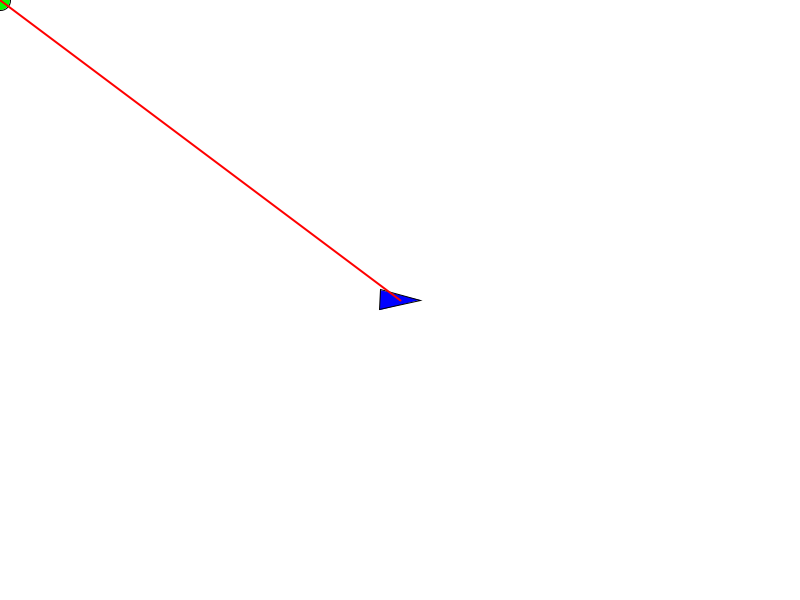
Frame 1 (no input)
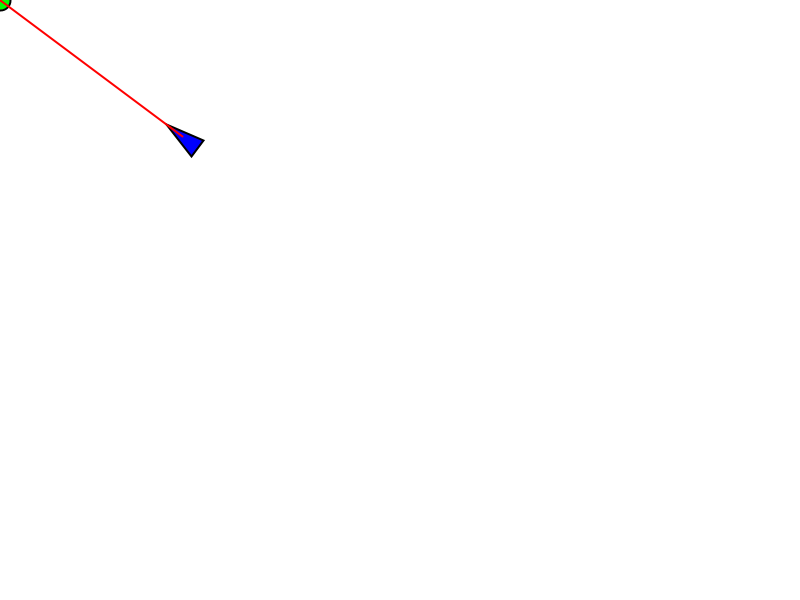
Frame 60 (the mouse pressed at the canvas centre just before this capture)
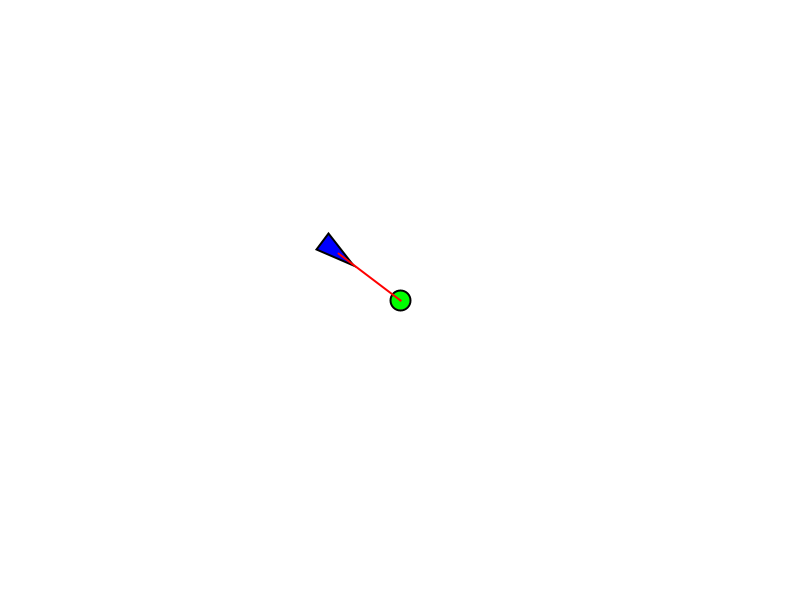
Frame 120 (the mouse held since frame 60 and released just before this capture)

The Processing sketch that drew these frames (run headless with seeded random() and noise(); from frame 60 on, the mouse is pressed at the canvas centre):

// Processing sketch: strategic_pursuit
// ── strategic_pursuit.pde
Predator p;
Target t;

void setup() {
  size(800, 600);
  p = new Predator(width/2,height/2);
  t = new Target(mouseX,mouseY);
}

void draw() {
  background(255);
  
  t.update();
  t.display();
  p.pursue(t);
  p.display_self();
  p.display_plan();
  p.update();
}
// ── Predator.pde
class Predator {
  PVector pos, vel, acc, prev, predict;
  float maxspeed, maxforce, r;
  //float[][] memory;
  
  Predator(float x, float y) {
    pos = new PVector(x,y);
    vel = new PVector(0,0);
    acc = new PVector(0,0);
    maxspeed = 5;
    maxforce = 0.5;
    //memory = new float[2][2];
    prev = new PVector(0,0);
    predict = new PVector(0,0);
  }
    
  void pursue(Target t) {
    PVector direct = PVector.sub(t.pos,pos);
    float eta = (-vel.mag()+sqrt(vel.mag()*vel.mag()+2*maxforce*direct.mag())/maxforce);
    direct.setMag(maxspeed);
    
    predict = PVector.sub(t.pos,prev);
    predict.mult(eta);
    
    PVector force = PVector.sub(direct,vel,predict.copy());
    force.limit(maxforce);
    applyForce(force);
  }
  
  void applyForce(PVector force) {
    acc.add(force);
  }
  
  void update() {
    vel.add(acc);
    vel.limit(maxspeed);
    pos.add(vel);
    acc.mult(0);
    prev = t.pos;
    
    //reset memory if the target is standing still or has made a sharp turn
    //if (t.pos.x == memory[1][1] && t.pos.y == memory[1][2] || turn()) {
    //}
    //shift memory values to the right
    //for (int i = memory.length-1; i > 0; i--) {
      //memory[i][1] = memory[i-1][1];
      //memory[i][2] = memory[i-1][2];
    //}
    //add new memory values
    //memory[0][1] = t.pos.x;
    //memory[0][2] = t.pos.y;
  }
  
  void display_self() {
    float theta = vel.heading() + PI/2;
    fill(0,0,255);
    stroke(0);
    
    pushMatrix();
    translate(pos.x,pos.y);
    rotate(theta);
    beginShape();
    vertex(0, -20);
    vertex(-10, 20);
    vertex(10, 20);
    endShape(CLOSE);
    popMatrix();
  }
  
  void display_plan() {
    stroke(255,0,0);
    strokeWeight(2);
    line(t.pos.x,t.pos.y,t.pos.x+predict.x,t.pos.y+predict.y);
    line(pos.x,pos.y,t.pos.x+predict.x,t.pos.y+predict.y);
  }
}
// ── Target.pde
class Target {
  PVector pos;
  
  Target(float x, float y) {
    pos = new PVector(x,y);
  }
  
  void update() {
    pos = new PVector(mouseX,mouseY);
  }
  
  void display() {
    fill(0,255,0);
    stroke(0);
    ellipse(pos.x,pos.y,20,20);
  }
}
